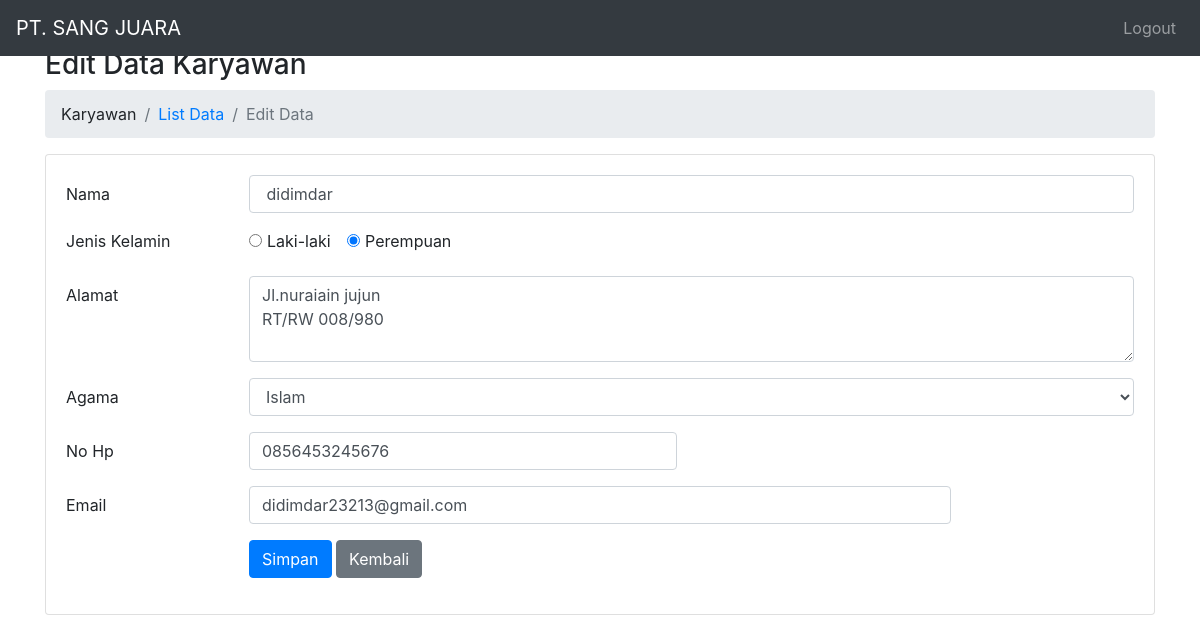
Screenshot of /karyawan/edit/7 with the database file from the repository.
### tables this page shows
CREATE TABLE `karyawan` (
  `IdMhsw` int(11) NOT NULL,
  `Nama` varchar(150) DEFAULT NULL,
  `JenisKelamin` varchar(20) DEFAULT NULL,
  `Alamat` text DEFAULT NULL,
  `Agama` varchar(30) DEFAULT NULL,
  `NoHp` varchar(15) DEFAULT NULL,
  `Email` varchar(150) DEFAULT NULL
);

### application/controllers/Karyawan.php (called while the page is built, shortened)
<?php
class Karyawan extends CI_Controller {
    public function __construct()
    {
        $this->load->model("Karyawan_model");
    }
    public function edit($id = null)
    {
        $Karyawan = $this->Karyawan_model;
        $data["title"] = "Edit Data Karyawan";
        $data["data_karyawan"] = $Karyawan->getById($id);
        $this->load->view('templates/header', $data);
        $this->load->view('templates/menu');
        $this->load->view('karyawan/edit', $data);
        $this->load->view('templates/footer');
    }
}

### index.php (called while the page is built, shortened)
<?php
require_once BASEPATH.'core/CodeIgniter.php';

### application/models/Karyawan_model.php (called while the page is built, shortened)
<?php
class Karyawan_model extends CI_Model
{
    private $table = 'karyawan';
    public function getById($id)
    {
        return $this->db->get_where($this->table, ["IdMhsw" => $id])->row();
    }
}

### application/views/karyawan/edit.php (the view, shortened to what this page needs)
<div class="container pt-5">
    <h3><?= $title ?></h3>
    <nav aria-label="breadcrumb">
        <ol class="breadcrumb ">
            <li class="breadcrumb-item"><a>Karyawan</a></li>
            <li class="breadcrumb-item "><a href="<?= base_url('karyawan'); ?>">List Data</a></li>
            <li class="breadcrumb-item active" aria-current="page">Edit Data</li>
        </ol>
    </nav>
    <div class="row">
        <div class="col-md-12">
            <div class="card">
                <div class="card-body">
                    <?php
                    $attributes = array('id' => 'FrmEditKaryawan', 'method' => "post", "autocomplete" => "off");
                    echo form_open('', $attributes);
                    ?>
                    <div class="form-group row">
                        <label for="Nama" class="col-sm-2 col-form-label">Nama</label>
                        <div class="col-sm-10">
                            <input type="text" class="form-control" id="Nama" name="Nama" value=" <?= $data_karyawan->Nama; ?>">
                        </div>
                    </div>
                    <fieldset class="form-group">
                        <div class="row">
                            <legend class="col-form-label col-sm-2 pt-0">Jenis Kelamin</legend>
                            <div class="col-sm-10">
                                <div class="form-check form-check-inline">
                                    <input class="form-check-input" type="radio" id="JenisKelamin" name="JenisKelamin" value="Laki-laki" <?php if ($data_karyawan->JenisKelamin == "Laki-laki") : echo "checked";
                                                                                                                                            endif; ?>>
                                    <label class="form-check-label" for="JenisKelamin">
                                        Laki-laki
                                    </label>
                                </div>
                                <div class="form-check form-check-inline">
                                    <input class="form-check-input" type="radio" id="JenisKelamin2" name="JenisKelamin" value="Perempuan" <?php if ($data_karyawan->JenisKelamin == "Perempuan") : echo "checked";
                                                                                                                                            endif; ?>>
                                    <label class="form-check-label" for="JenisKelamin2">
                                        Perempuan
                                    </label>
                                </div>
                            </div>
                        </div>
                    </fieldset>
                    <div class="form-group row">
                        <label for="Alamat" class="col-sm-2 col-form-label">Alamat</label>
                        <div class="col-sm-10">
                            <textarea class="form-control" id="Alamat" name="Alamat" rows="3"><?= $data_karyawan->Alamat; ?></textarea>
                        </div>
                    </div>
                    <div class="form-group row">
                        <label for="Alamat" class="col-sm-2 col-form-label">Agama</label>
                        <div class="col-sm-10">
                            <select class="form-control" id="Agama" name="Agama">
                                <option value="Islam" <?php if ($data_karyawan->Agama == "Islam") : echo "selected";
                                                        endif; ?>>Islam</option>
                            </select>
                        </div>
                    </div>
                    <div class="form-group row">
                        <label for="NoHp" class="col-sm-2 col-form-label">No Hp</label>
                        <div class="col-sm-5">
                            <input type="text" class="form-control" id="NoHp" name="NoHp" value="<?= $data_karyawan->NoHp; ?>">
                        </div>
                    </div>
                    <div class="form-group row">
                        <label for="Email" class="col-sm-2 col-form-label">Email</label>
                        <div class="col-sm-8">
                            <input type="text" class="form-control" id="Email" name="Email" value="<?= $data_karyawan->Email; ?>">
                        </div>
                    </div>
                    <div class="form-group row">
                        <div class="col-sm-10 offset-md-2">
                            <button type="submit" class="btn btn-primary">Simpan</button>
                            <a class="btn btn-secondary" href="javascript:history.back()">Kembali</a>
                        </div>
                    </div>
                    </form>
                </div>
            </div>
        </div>
    </div>
</div>

### rows the page displays
karyawan: Nama "didimdar", JenisKelamin "☐ Laki-laki", JenisKelamin "☑ Perempuan", Alamat "Jl.nuraiain jujun RT/RW 008/980", Agama "Islam", NoHp "0856453245676", Email "didimdar23213@gmail.com"

### other values shown
$title "Edit Data Karyawan"
